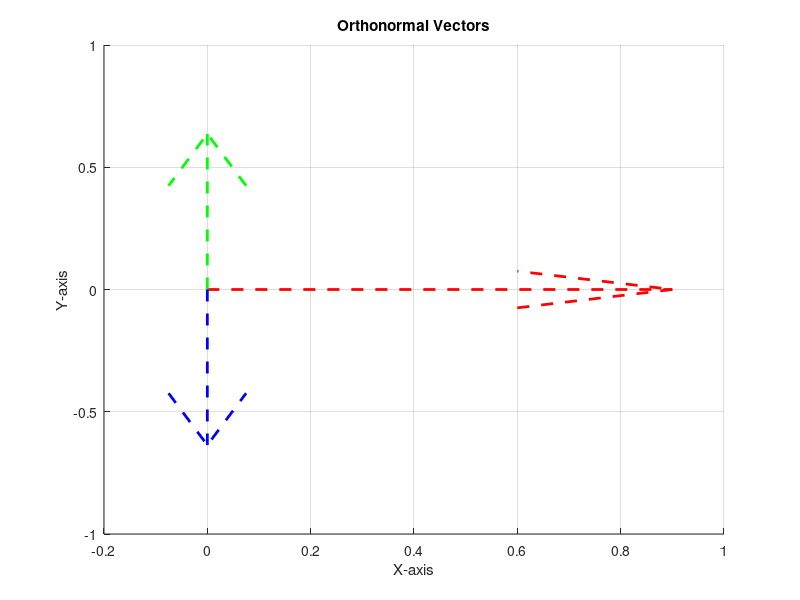

This chart was generated by the following MATLAB code:
% Define the given set of vectors
A =  [1 0 0; 1 1 1; 0 0 1]';

% Initialize an empty matrix to store orthogonal vectors
E = zeros(size(A));

% Perform Gram-Schmidt Orthogonalization
for j = 1:size(A, 2)
    v = A(:, j);
    for i = 1:j-1
        q = E(:, i);
        v = v - (v' * q) * q;
    end
    E(:, j) = v / norm(v);
end
disp(E)

% Plot the orthonormal vectors
figure;
hold on;
quiver3(0, 0, 0, E(1,1), E(2,1), E(3,1), 'r--', 'LineWidth', 2);
quiver3(0, 0, 0, E(1,2), E(2,2), E(3,2), 'g--', 'LineWidth', 2);
quiver3(0, 0, 0, E(1,3), E(2,3), E(3,3), 'b--', 'LineWidth', 2);
xlabel('X-axis');
ylabel('Y-axis');
title('Orthonormal Vectors');
grid on;
